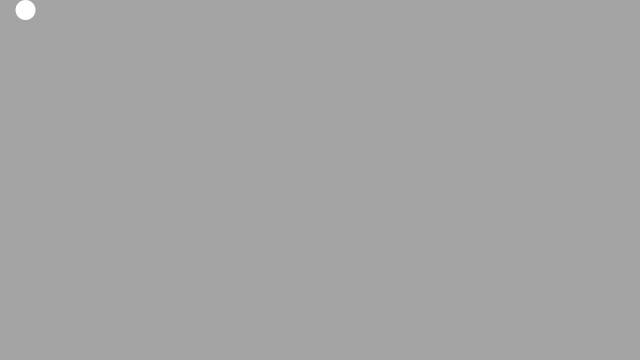
Frame 1 (no input)
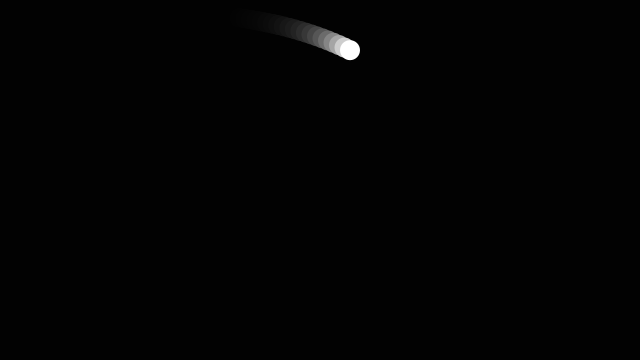
Frame 60 (the mouse pressed at the canvas centre just before this capture)
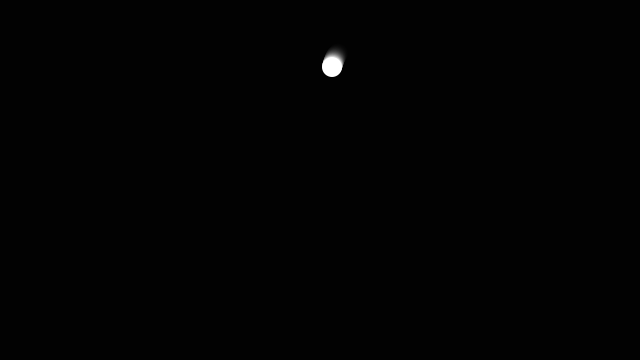
Frame 120 (the mouse held since frame 60 and released just before this capture)

The Processing sketch that drew these frames (run headless with seeded random() and noise(); from frame 60 on, the mouse is pressed at the canvas centre):

// Processing sketch: MovingOnCurves
// ── MovingOnCurves.pde
float beginX = 20.0;  // Initial x-coordinate
float beginY = 10.0;  // Initial y-coordinate
float endX = 570.0;   // Final x-coordinate
float endY = 320.0;   // Final y-coordinate
float distX;          // X-axis distance to move
float distY;          // Y-axis distance to move
float exponent = 4;   // Determines the curve
float x = 0.0;        // Current x-coordinate
float y = 0.0;        // Current y-coordinate
float step = 0.01;    // Size of each step along the path
float pct = 0.0;      // Percentage traveled (0.0 to 1.0)

void setup() {
  size(640, 360);
  noStroke();
  distX = endX - beginX;
  distY = endY - beginY;
}

void draw() {
  fill(0, 50);
  rect(0, 0, width, height);
  pct += step;
  if (pct < 1.0) {
    x = beginX + (pct * distX);
    y = beginY + (pow(pct, exponent) * distY);
  }
  fill(255);
  ellipse(x, y, 20, 20);
}

void mousePressed() {
  pct = 0.0;
  beginX = x;
  beginY = y;
  endX = mouseX;
  endY = mouseY;
  distX = endX - beginX;
  distY = endY - beginY;
}
